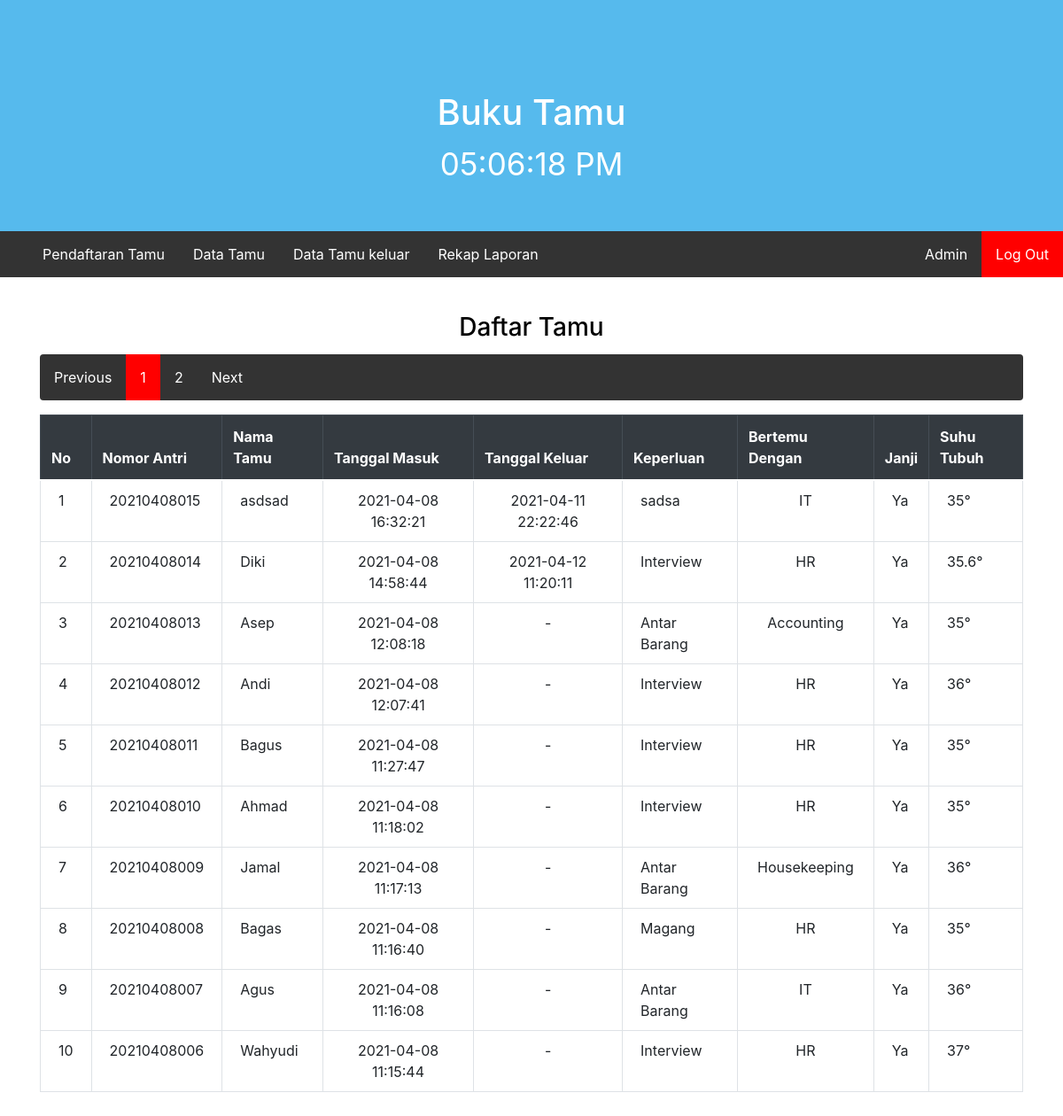
The page /home.php (signed in) on the database its author committed.
### tables this page shows
CREATE TABLE `tamu` (
  `no` int(15) NOT NULL,
  `no_antri` varchar(255) NOT NULL,
  `nama` varchar(255) NOT NULL,
  `tanggal_masuk` datetime NOT NULL,
  `tanggal_keluar` datetime DEFAULT NULL,
  `keperluan` varchar(255) NOT NULL,
  `bertemu` varchar(255) NOT NULL,
  `janji` tinyint(1) NOT NULL,
  `suhu_tubuh` float NOT NULL,
  `image` varchar(255) NOT NULL
);

### home.php (the view, shortened to what this page needs)
<!DOCTYPE html>
<html lang="en">
<head>
<link rel="stylesheet" type="text/css" href="nav.css">
<link rel="stylesheet" type="text/css" href="style.css">
<link rel="stylesheet" type="text/css" href="css/clock.css">
<link href="https://cdn.jsdelivr.net/npm/bootstrap@5.0.0-beta3/dist/css/bootstrap.min.css" rel="stylesheet">
</head>
</head>
<body>
<?php
include "config.php";
include "akses.php";
?>
<div style="background-color: #56baed"class="header">
	<br>
  	<h1>Buku Tamu</h1>
  	<div id="MyClockDisplay" class="clock" onload="showTime()"><script type="text/javascript">showTime()</script></div>
</div>
<ul>
	<li><a href="register-tamu.php">Pendaftaran Tamu</a></li>
  	<li><a href="data-tamu.php">Data Tamu</a></li>
  	<li><a href="data-tamu-keluar.php">Data Tamu keluar</a></li>
  	<li><a href="rekap-tamu.php">Rekap Laporan</a></li>
  <?php echo "<li style='float:right'><a class='active' onClick=\"javascript: return confirm('Yakin ingin Log out?');\" href='logout.php'. onclick=return confirm('Yakin ingin Log out?')>Log Out</a></li>"?>
  <li style="float:right"><a style="color:white"><?php echo ucfirst($_SESSION['username'])?></li>
</ul>
<h3 align="center" style="color:black">Daftar Tamu</h3><br>
<div class="container">
	<div class="table-responsive">
	<table border="1" class="table table-bordered" align="center">
		<thead class="thead-dark ">
      <div>
		<tr>
      <th>No</th>
			<th>Nomor Antri</th>
			<th>Nama Tamu</th>
			<th>Tanggal Masuk</th>
			<th>Tanggal Keluar</th>
			<th>Keperluan</th>
			<th>Bertemu Dengan</th>
			<th>Janji</th>
			<th>Suhu Tubuh</th>
		</tr>
	</thead>
    </div>
	<tbody>
		<?php
        include 'konek.php';
        $page = (isset($_GET['page']))? $_GET['page'] : 1;
          $limit = 10;
          $limit_start = ($page - 1) * $limit;
          $sql = $pdo->prepare("SELECT * FROM tamu ORDER BY tanggal_masuk DESC LIMIT ".$limit_start.",".$limit);
          $sql->execute();
        ?>
        <?php
        $noo = 0;
		while($data = $sql->fetch()){
			$p = $data['no_antri'];
			$a = substr_replace($p,"",0,9);
			$b = substr_replace($p, "", 8);
            if($data['tanggal_keluar'] == "0000-00-00 00:00:00"){
                $keluar = "-";
            }else{
                $keluar = $data['tanggal_keluar'];
            }
            if($data['janji'] == 0){
            $janji = "Ya";
            }else{
            $janji = "Tidak";
            }
            $noo++;
			echo "<tr>";
      echo "<td>".$noo."</td>";
			echo "<td>".$b.$a."</td>";
			echo "<td>".$data['nama']."</td>";
			echo "<td style='text-align:center'>".$data['tanggal_masuk']."</td>";
			echo "<td style='text-align:center'>".$keluar."</td>";
			echo "<td>".$data['keperluan']."</td>";
			echo "<td style='text-align:center'>".$data['bertemu']."</td>";
			echo "<td>".$janji."</td>";
			echo "<td>".$data['suhu_tubuh']."&deg;"."</td>";
			echo "</tr>";
		}
        ?>
    </tbody>
	</div>
		<div align="left">
  <ul class="pagination">
    <?php
      if($page == 1){
    ?>
      <li class="disabled"><a href="#">Previous</a></li>
    <?php
      }
    ?>
    <?php
      if($kolomCari=="" && $kolomKataKunci==""){
        $SqlQuery = mysqli_query($connect, "SELECT * FROM tamu WHERE tanggal_keluar='belum keluar'");
      }else{
        $SqlQuery = mysqli_query($connect, "SELECT * FROM tamu WHERE $kolomCari LIKE '%$kolomKataKunci%'");
      }
      $JumlahData = mysqli_num_rows($SqlQuery);
      $jumlahPage = ceil($JumlahData / $limit);
      $jumlahNumber = 1;
      $startNumber = ($page > $jumlahNumber)? $page - $jumlahNumber : 1;
      $endNumber = ($page < ($jumlahPage - $jumlahNumber))? $page + $jumlahNumber : $jumlahPage;
      for($i = $startNumber; $i <= $endNumber; $i++){
        $linkActive = ($page == $i)? ' class="active"' : '';
        if($kolomCari=="" && $kolomKataKunci==""){
    ?>
        <li<?php echo $linkActive; ?>><a href="home.php?page=<?php echo $i; ?>"><?php echo $i; ?></a></li>
    <?php
      }else{
        ?>
        <li<?php echo $linkActive; ?>><a href="home.php?Kolom=<?php echo $kolomCari;?>&KataKunci=<?php echo $kolomKataKunci;?>&page=<?php echo $i; ?>"><?php echo $i; ?></a></li>
        <?php
      }
    }
    ?>
    <?php
     if($page == $jumlahPage){
    ?>
      <li class="disabled"><a href="#">Next</a></li>
    <?php
    }
    else{
      $linkNext = ($page < $jumlahPage)? $page + 1 : $jumlahPage;
     if($kolomCari=="" && $kolomKataKunci==""){
        ?>
          <li><a href="data-tamu.php?page=<?php echo $linkNext; ?>">Next</a></li>
     <?php
        }else{
      ?>
         <li><a href="data-tamu.php?Kolom=<?php echo $kolomCari;?>&KataKunci=<?php echo $kolomKataKunci;?>&page=<?php echo $linkNext; ?>">Next</a></li>
    <?php
      }
    }
    ?>
  </ul>
</div>
</body>
</html>

### akses.php (shortened to what this page needs)
<!DOCTYPE html>
<html lang="en">
<head>
	<link href="https://maxcdn.bootstrapcdn.com/bootstrap/4.3.1/css/bootstrap.min.css" rel="stylesheet"></link>
    <link href="https://cdnjs.cloudflare.com/ajax/libs/limonte-sweetalert2/7.33.1/sweetalert2.min.css" rel="stylesheet"></link>
    <link href="https://use.fontawesome.com/releases/v5.7.2/css/all.css" rel="stylesheet"></link>
</head>
<body>
</body>
</html>

### nav.css (style rules this page uses)
body { font-family: Arial; margin: 0; }
.header { padding: 50px; text-align: center; background: #1abc9c; color: white; font-size: 35px; }
ul { list-style-type: none; margin: 0; padding: 0; overflow: hidden; background-color: #333; }
li { float: left; }
li a { display: block; color: white; text-align: center; padding: 14px 16px; text-decoration: none; }
.active { background-color: #ff0000; }

### style.css (style rules this page uses)
body { font-family: 'roboto'; color: #000; }
.judul h1,h2,h3 { height: 15px; }
a { padding: 5px; text-decoration: none; }
.table { border-collapse: collapse; }
table.table th th , table.table tr td { padding: 10px 20px ; }

### rows shown on the page
tamu: no_antri "20210408", no_antri "015", nama "asdsad", tanggal_masuk "2021-04-08 16:32:21", tanggal_keluar "2021-04-11 22:22:46", keperluan "sadsa", bertemu "IT", janji "Ya", suhu_tubuh "35"
tamu: no_antri "20210408", no_antri "014", nama "Diki", tanggal_masuk "2021-04-08 14:58:44", tanggal_keluar "2021-04-12 11:20:11", keperluan "Interview", bertemu "HR", janji "Ya", suhu_tubuh "35.6"
tamu: no_antri "20210408", no_antri "013", nama "Asep", tanggal_masuk "2021-04-08 12:08:18", tanggal_keluar "-", keperluan "Antar Barang", bertemu "Accounting", janji "Ya", suhu_tubuh "35"
tamu: no_antri "20210408", no_antri "012", nama "Andi", tanggal_masuk "2021-04-08 12:07:41", tanggal_keluar "-", keperluan "Interview", bertemu "HR", janji "Ya", suhu_tubuh "36"
tamu: no_antri "20210408", no_antri "011", nama "Bagus", tanggal_masuk "2021-04-08 11:27:47", tanggal_keluar "-", keperluan "Interview", bertemu "HR", janji "Ya", suhu_tubuh "35"
tamu: no_antri "20210408", no_antri "010", nama "Ahmad", tanggal_masuk "2021-04-08 11:18:02", tanggal_keluar "-", keperluan "Interview", bertemu "HR", janji "Ya", suhu_tubuh "35"
tamu: no_antri "20210408", no_antri "009", nama "Jamal", tanggal_masuk "2021-04-08 11:17:13", tanggal_keluar "-", keperluan "Antar Barang", bertemu "Housekeeping", janji "Ya", suhu_tubuh "36"
tamu: no_antri "20210408", no_antri "008", nama "Bagas", tanggal_masuk "2021-04-08 11:16:40", tanggal_keluar "-", keperluan "Magang", bertemu "HR", janji "Ya", suhu_tubuh "35"
tamu: no_antri "20210408", no_antri "007", nama "Agus", tanggal_masuk "2021-04-08 11:16:08", tanggal_keluar "-", keperluan "Antar Barang", bertemu "IT", janji "Ya", suhu_tubuh "36"
tamu: no_antri "20210408", no_antri "006", nama "Wahyudi", tanggal_masuk "2021-04-08 11:15:44", tanggal_keluar "-", keperluan "Interview", bertemu "HR", janji "Ya", suhu_tubuh "37"

### other values the page prints
$_SESSION['username'] "Admin"
